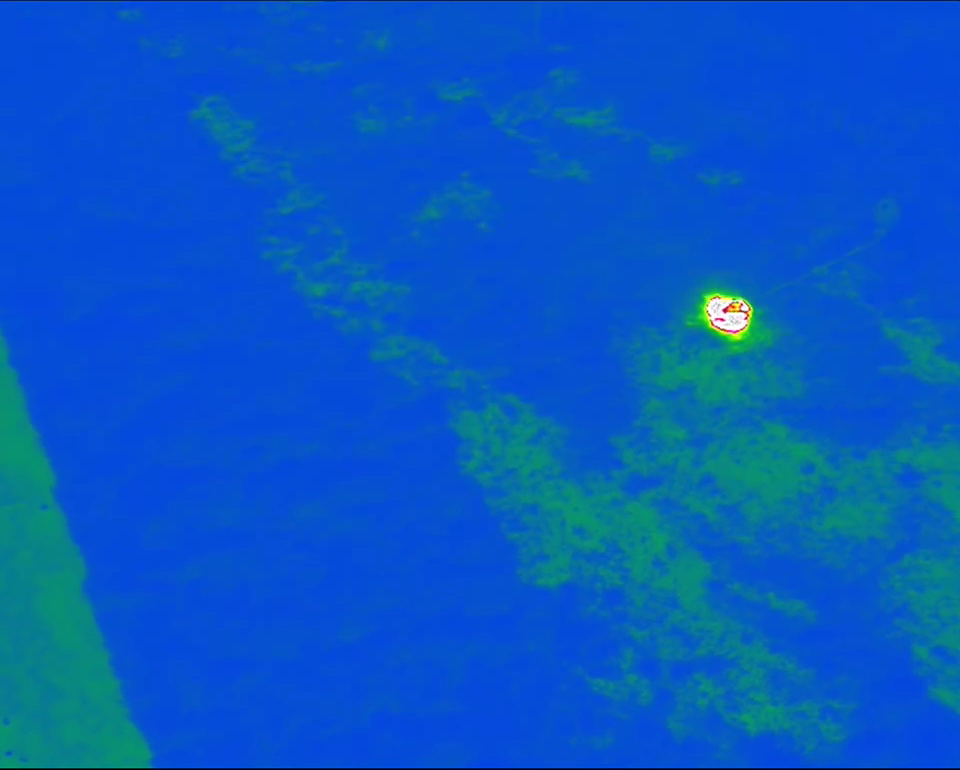
#> input picture ir1.png, 960 x 770 px
$ python Main.py
#> lines starting #> are read from the running program, lines starting #| are printed output that depends on the picture
import cv2
import numpy as np
import matplotlib.pyplot as plt
import tensorflow as tf
from tensorflow.keras.models import Model
from tensorflow.keras.layers import (
    Input, Conv2D, Add, Concatenate, LayerNormalization,
    MultiHeadAttention, AveragePooling2D, UpSampling2D
)
import os
import cv2
import numpy as np
import tensorflow as tf
import matplotlib.pyplot as plt

from tkinter import Tk, filedialog

# Initialize Tkinter FIRST
root = Tk()
root.withdraw()

print(" Please select the Infrared image file...")
ir_path = filedialog.askopenfilename(title="Select Infrared Image",
                                     filetypes=[("Image files", "*.png;*.jpg;*.jpeg;*.bmp")])
#> the answer given: ir1.png
print("Infrared image selected:", ir_path)

print("\n Please select the Visible image file...")
vis_path = filedialog.askopenfilename(title="Select Visible Image",
                                      filetypes=[("Image files", "*.png;*.jpg;*.jpeg;*.bmp")])
#> the answer given: vs1.png
print("Visible image selected:", vis_path)


import matplotlib
matplotlib.use('TkAgg')


# 🔹 Read as COLOR
ir = cv2.imread(ir_path, cv2.IMREAD_COLOR)
#> ir is the input picture: shape (770, 960, 3); mean B, G, R 196.1, 89.3, 6.4
vis = cv2.imread(vis_path, cv2.IMREAD_COLOR)
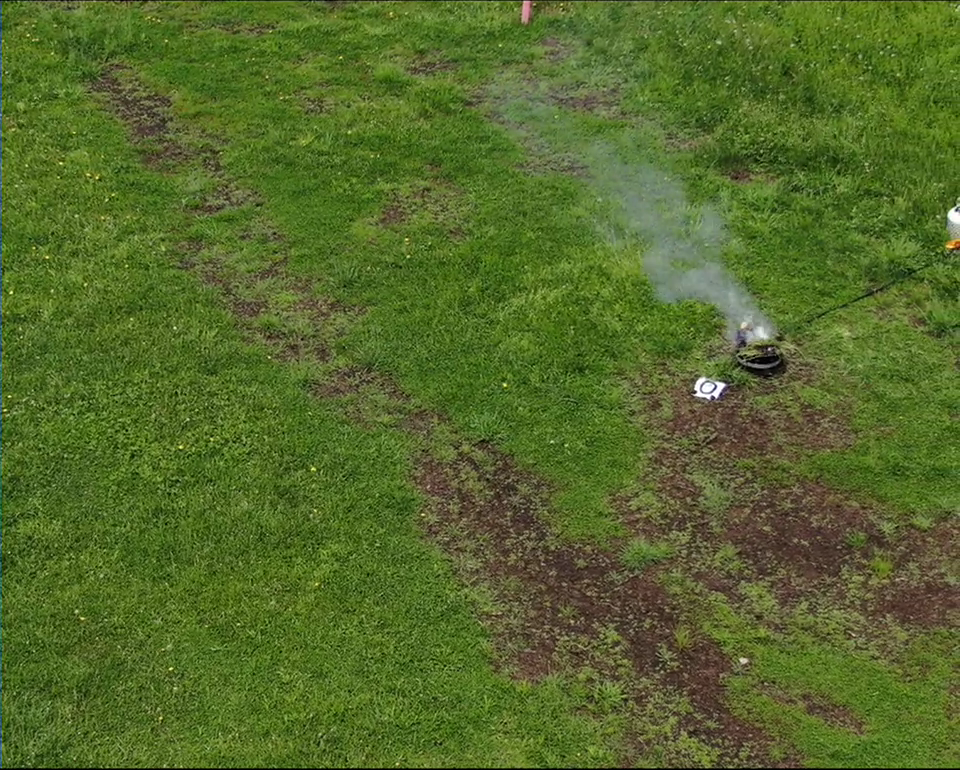
#> input picture vs1.png, 960 x 770 px
#> vis is the input picture: shape (770, 960, 3); mean B, G, R 42.8, 105, 84.5

if ir is None or vis is None:
    raise FileNotFoundError(" Image could not be loaded! Please check your selection.")

# 🔹 Resize
ir = cv2.resize(ir, (256, 256))
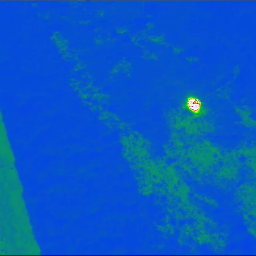
#> ir: shape (256, 256, 3); mean B, G, R 195.9, 89.2, 6.4
vis = cv2.resize(vis, (256, 256))
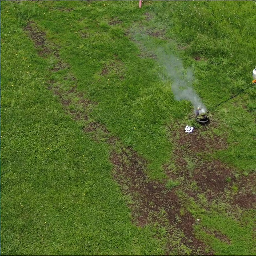
#> vis: shape (256, 256, 3); mean B, G, R 42.7, 104.9, 84.4

# 🔹 Convert BGR to RGB for correct color display
ir = cv2.cvtColor(ir, cv2.COLOR_BGR2RGB)
vis = cv2.cvtColor(vis, cv2.COLOR_BGR2RGB)

# 🔹 Normalize to [0, 1]
ir = ir.astype(np.float32) / 255.0
vis = vis.astype(np.float32) / 255.0

# 🔹 Stack 6 channels (3 from IR + 3 from VIS)
input_data = np.concatenate([ir, vis], axis=-1)
input_data = np.expand_dims(input_data, axis=0)

print("\n Step 1 Done — Color Images Loaded and Normalized Successfully!")


def local_feature_block(x):
    """Extracts local (high-frequency) features."""
    f1 = Conv2D(64, (3,3), activation='relu', padding='same')(x)
    f2 = Conv2D(64, (3,3), activation='relu', padding='same')(f1)
    return f2

def global_feature_block(x):
    """Extracts global contextual features efficiently."""
    norm = LayerNormalization()(x)
    pooled = AveragePooling2D(pool_size=(4, 4))(norm)
    attn = MultiHeadAttention(num_heads=4, key_dim=16)(pooled, pooled)
    upsampled = UpSampling2D(size=(4, 4), interpolation='bilinear')(attn)
    upsampled = Conv2D(x.shape[-1], (1,1), padding='same')(upsampled)
    out = Add()([upsampled, x])
    return out


def fusion_model(input_shape):
#> (the run stopped early here; a loop or call above may not have finished)
